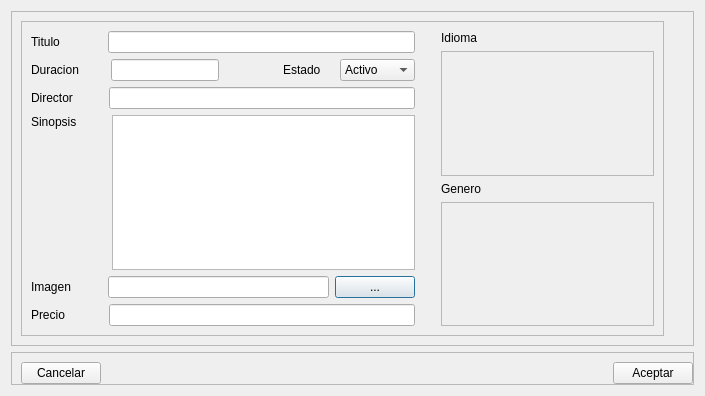
<?xml version="1.0" encoding="UTF-8"?>
<ui version="4.0">
 <class>DialogAddMovie</class>
 <widget class="QDialog" name="DialogAddMovie">
  <property name="geometry">
   <rect>
    <x>0</x>
    <y>0</y>
    <width>705</width>
    <height>396</height>
   </rect>
  </property>
  <property name="windowTitle">
   <string>Agregar Pelicula</string>
  </property>
  <layout class="QVBoxLayout" name="verticalLayout">
   <item>
    <widget class="QScrollArea" name="scrollArea">
     <property name="widgetResizable">
      <bool>true</bool>
     </property>
     <widget class="QWidget" name="scrollAreaWidgetContents">
      <property name="geometry">
       <rect>
        <x>0</x>
        <y>0</y>
        <width>685</width>
        <height>338</height>
       </rect>
      </property>
      <layout class="QHBoxLayout" name="horizontalLayout_4">
       <item>
        <layout class="QHBoxLayout" name="horizontalLayout_2">
         <item>
          <widget class="QFrame" name="frame">
           <property name="styleSheet">
            <string notr="true"/>
           </property>
           <property name="frameShape">
            <enum>QFrame::StyledPanel</enum>
           </property>
           <property name="frameShadow">
            <enum>QFrame::Raised</enum>
           </property>
           <layout class="QHBoxLayout" name="horizontalLayout_10">
            <item>
             <layout class="QVBoxLayout" name="verticalLayout_3">
              <item>
               <layout class="QHBoxLayout" name="horizontalLayout_3">
                <item>
                 <widget class="QLabel" name="label">
                  <property name="text">
                   <string>Titulo</string>
                  </property>
                 </widget>
                </item>
                <item>
                 <spacer name="horizontalSpacer_2">
                  <property name="orientation">
                   <enum>Qt::Horizontal</enum>
                  </property>
                  <property name="sizeType">
                   <enum>QSizePolicy::Fixed</enum>
                  </property>
                  <property name="sizeHint" stdset="0">
                   <size>
                    <width>42</width>
                    <height>20</height>
                   </size>
                  </property>
                 </spacer>
                </item>
                <item>
                 <widget class="QLineEdit" name="lineTitle"/>
                </item>
               </layout>
              </item>
              <item>
               <layout class="QHBoxLayout" name="horizontalLayout_5">
                <item>
                 <widget class="QLabel" name="label_2">
                  <property name="text">
                   <string>Duracion</string>
                  </property>
                 </widget>
                </item>
                <item>
                 <spacer name="horizontalSpacer_6">
                  <property name="orientation">
                   <enum>Qt::Horizontal</enum>
                  </property>
                  <property name="sizeType">
                   <enum>QSizePolicy::Fixed</enum>
                  </property>
                  <property name="sizeHint" stdset="0">
                   <size>
                    <width>26</width>
                    <height>20</height>
                   </size>
                  </property>
                 </spacer>
                </item>
                <item>
                 <widget class="QLineEdit" name="lineDuration">
                  <property name="text">
                   <string/>
                  </property>
                 </widget>
                </item>
                <item>
                 <spacer name="horizontalSpacer_4">
                  <property name="orientation">
                   <enum>Qt::Horizontal</enum>
                  </property>
                  <property name="sizeType">
                   <enum>QSizePolicy::Fixed</enum>
                  </property>
                  <property name="sizeHint" stdset="0">
                   <size>
                    <width>58</width>
                    <height>20</height>
                   </size>
                  </property>
                 </spacer>
                </item>
                <item>
                 <widget class="QLabel" name="label_5">
                  <property name="text">
                   <string>Estado</string>
                  </property>
                 </widget>
                </item>
                <item>
                 <spacer name="horizontalSpacer_5">
                  <property name="orientation">
                   <enum>Qt::Horizontal</enum>
                  </property>
                  <property name="sizeType">
                   <enum>QSizePolicy::Fixed</enum>
                  </property>
                  <property name="sizeHint" stdset="0">
                   <size>
                    <width>13</width>
                    <height>20</height>
                   </size>
                  </property>
                 </spacer>
                </item>
                <item>
                 <widget class="QComboBox" name="comboState">
                  <item>
                   <property name="text">
                    <string>Activo</string>
                   </property>
                  </item>
                  <item>
                   <property name="text">
                    <string>Inactivo</string>
                   </property>
                  </item>
                  <item>
                   <property name="text">
                    <string>Proximo</string>
                   </property>
                  </item>
                 </widget>
                </item>
               </layout>
              </item>
              <item>
               <layout class="QHBoxLayout" name="horizontalLayout_6">
                <item>
                 <widget class="QLabel" name="label_3">
                  <property name="text">
                   <string>Director</string>
                  </property>
                 </widget>
                </item>
                <item>
                 <spacer name="horizontalSpacer_3">
                  <property name="orientation">
                   <enum>Qt::Horizontal</enum>
                  </property>
                  <property name="sizeType">
                   <enum>QSizePolicy::Fixed</enum>
                  </property>
                  <property name="sizeHint" stdset="0">
                   <size>
                    <width>30</width>
                    <height>20</height>
                   </size>
                  </property>
                 </spacer>
                </item>
                <item>
                 <widget class="QLineEdit" name="lineDirector"/>
                </item>
               </layout>
              </item>
              <item>
               <layout class="QHBoxLayout" name="horizontalLayout_7">
                <item>
                 <layout class="QVBoxLayout" name="verticalLayout_2">
                  <item>
                   <widget class="QLabel" name="label_4">
                    <property name="text">
                     <string>Sinopsis</string>
                    </property>
                   </widget>
                  </item>
                  <item>
                   <spacer name="verticalSpacer">
                    <property name="orientation">
                     <enum>Qt::Vertical</enum>
                    </property>
                    <property name="sizeHint" stdset="0">
                     <size>
                      <width>20</width>
                      <height>58</height>
                     </size>
                    </property>
                   </spacer>
                  </item>
                 </layout>
                </item>
                <item>
                 <spacer name="horizontalSpacer_7">
                  <property name="orientation">
                   <enum>Qt::Horizontal</enum>
                  </property>
                  <property name="sizeType">
                   <enum>QSizePolicy::Fixed</enum>
                  </property>
                  <property name="sizeHint" stdset="0">
                   <size>
                    <width>29</width>
                    <height>20</height>
                   </size>
                  </property>
                 </spacer>
                </item>
                <item>
                 <widget class="QPlainTextEdit" name="plainSynopsis">
                  <property name="plainText">
                   <string/>
                  </property>
                 </widget>
                </item>
               </layout>
              </item>
              <item>
               <layout class="QHBoxLayout" name="horizontalLayout">
                <item>
                 <widget class="QLabel" name="label_7">
                  <property name="text">
                   <string>Imagen</string>
                  </property>
                 </widget>
                </item>
                <item>
                 <spacer name="horizontalSpacer_8">
                  <property name="orientation">
                   <enum>Qt::Horizontal</enum>
                  </property>
                  <property name="sizeType">
                   <enum>QSizePolicy::Fixed</enum>
                  </property>
                  <property name="sizeHint" stdset="0">
                   <size>
                    <width>31</width>
                    <height>20</height>
                   </size>
                  </property>
                 </spacer>
                </item>
                <item>
                 <widget class="QLineEdit" name="lineImage"/>
                </item>
                <item>
                 <widget class="QPushButton" name="pushImage">
                  <property name="text">
                   <string>...</string>
                  </property>
                 </widget>
                </item>
               </layout>
              </item>
              <item>
               <layout class="QHBoxLayout" name="horizontalLayout_8">
                <item>
                 <widget class="QLabel" name="label_6">
                  <property name="text">
                   <string>Precio</string>
                  </property>
                 </widget>
                </item>
                <item>
                 <spacer name="horizontalSpacer_9">
                  <property name="orientation">
                   <enum>Qt::Horizontal</enum>
                  </property>
                  <property name="sizeType">
                   <enum>QSizePolicy::Fixed</enum>
                  </property>
                  <property name="sizeHint" stdset="0">
                   <size>
                    <width>38</width>
                    <height>20</height>
                   </size>
                  </property>
                 </spacer>
                </item>
                <item>
                 <widget class="QLineEdit" name="lineCost">
                  <property name="text">
                   <string/>
                  </property>
                 </widget>
                </item>
               </layout>
              </item>
             </layout>
            </item>
            <item>
             <spacer name="horizontalSpacer_11">
              <property name="orientation">
               <enum>Qt::Horizontal</enum>
              </property>
              <property name="sizeType">
               <enum>QSizePolicy::Fixed</enum>
              </property>
              <property name="sizeHint" stdset="0">
               <size>
                <width>20</width>
                <height>20</height>
               </size>
              </property>
             </spacer>
            </item>
            <item>
             <layout class="QVBoxLayout" name="verticalLayout_6">
              <item>
               <layout class="QVBoxLayout" name="verticalLayout_4">
                <item>
                 <widget class="QLabel" name="label_9">
                  <property name="text">
                   <string>Idioma</string>
                  </property>
                 </widget>
                </item>
                <item>
                 <widget class="QScrollArea" name="scrollIdioma">
                  <property name="widgetResizable">
                   <bool>true</bool>
                  </property>
                  <widget class="QWidget" name="idiomas">
                   <property name="geometry">
                    <rect>
                     <x>0</x>
                     <y>0</y>
                     <width>193</width>
                     <height>122</height>
                    </rect>
                   </property>
                  </widget>
                 </widget>
                </item>
               </layout>
              </item>
              <item>
               <layout class="QVBoxLayout" name="verticalLayout_5">
                <item>
                 <widget class="QLabel" name="label_8">
                  <property name="text">
                   <string>Genero</string>
                  </property>
                 </widget>
                </item>
                <item>
                 <widget class="QScrollArea" name="scrollGenero">
                  <property name="widgetResizable">
                   <bool>true</bool>
                  </property>
                  <widget class="QWidget" name="generos">
                   <property name="geometry">
                    <rect>
                     <x>0</x>
                     <y>0</y>
                     <width>193</width>
                     <height>122</height>
                    </rect>
                   </property>
                  </widget>
                 </widget>
                </item>
               </layout>
              </item>
             </layout>
            </item>
           </layout>
          </widget>
         </item>
         <item>
          <spacer name="horizontalSpacer">
           <property name="orientation">
            <enum>Qt::Horizontal</enum>
           </property>
           <property name="sizeType">
            <enum>QSizePolicy::Fixed</enum>
           </property>
           <property name="sizeHint" stdset="0">
            <size>
             <width>20</width>
             <height>20</height>
            </size>
           </property>
          </spacer>
         </item>
        </layout>
       </item>
      </layout>
     </widget>
    </widget>
   </item>
   <item>
    <widget class="QFrame" name="frame_2">
     <property name="styleSheet">
      <string notr="true"/>
     </property>
     <property name="frameShape">
      <enum>QFrame::StyledPanel</enum>
     </property>
     <property name="frameShadow">
      <enum>QFrame::Raised</enum>
     </property>
     <layout class="QHBoxLayout" name="horizontalLayout_9">
      <property name="spacing">
       <number>0</number>
      </property>
      <property name="rightMargin">
       <number>0</number>
      </property>
      <property name="bottomMargin">
       <number>0</number>
      </property>
      <item>
       <widget class="QPushButton" name="cancelar">
        <property name="text">
         <string>Cancelar</string>
        </property>
       </widget>
      </item>
      <item>
       <spacer name="horizontalSpacer_10">
        <property name="orientation">
         <enum>Qt::Horizontal</enum>
        </property>
        <property name="sizeHint" stdset="0">
         <size>
          <width>40</width>
          <height>20</height>
         </size>
        </property>
       </spacer>
      </item>
      <item>
       <widget class="QPushButton" name="aceptar">
        <property name="text">
         <string>Aceptar</string>
        </property>
       </widget>
      </item>
     </layout>
    </widget>
   </item>
  </layout>
 </widget>
 <resources/>
 <connections/>
</ui>
